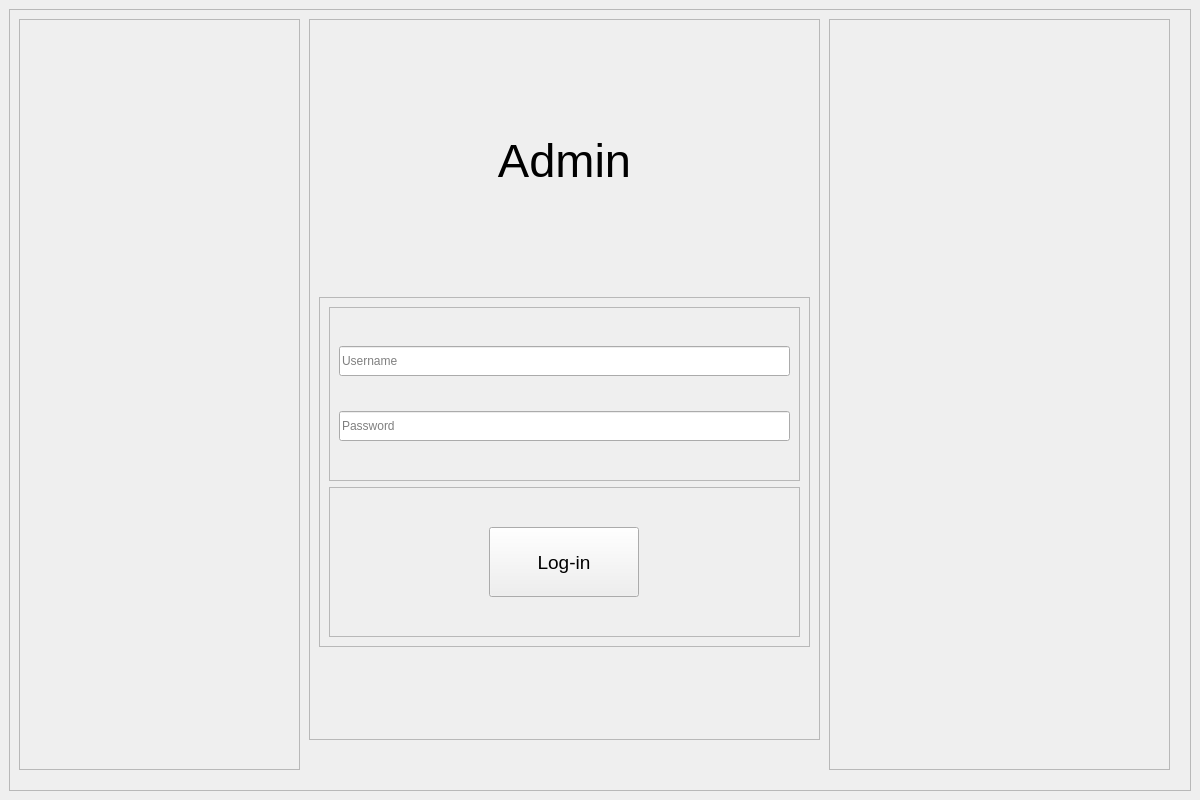
<?xml version="1.0" encoding="UTF-8"?>
<ui version="4.0">
 <class>Main</class>
 <widget class="QMainWindow" name="Main">
  <property name="geometry">
   <rect>
    <x>0</x>
    <y>0</y>
    <width>1200</width>
    <height>800</height>
   </rect>
  </property>
  <property name="minimumSize">
   <size>
    <width>1200</width>
    <height>800</height>
   </size>
  </property>
  <property name="maximumSize">
   <size>
    <width>1200</width>
    <height>800</height>
   </size>
  </property>
  <property name="windowTitle">
   <string>MainWindow</string>
  </property>
  <widget class="QWidget" name="centralwidget">
   <layout class="QHBoxLayout" name="horizontalLayout">
    <item>
     <widget class="QFrame" name="frame">
      <property name="frameShape">
       <enum>QFrame::StyledPanel</enum>
      </property>
      <property name="frameShadow">
       <enum>QFrame::Raised</enum>
      </property>
      <widget class="QFrame" name="frame_2">
       <property name="geometry">
        <rect>
         <x>10</x>
         <y>10</y>
         <width>281</width>
         <height>751</height>
        </rect>
       </property>
       <property name="frameShape">
        <enum>QFrame::StyledPanel</enum>
       </property>
       <property name="frameShadow">
        <enum>QFrame::Raised</enum>
       </property>
      </widget>
      <widget class="QFrame" name="frame_3">
       <property name="geometry">
        <rect>
         <x>820</x>
         <y>10</y>
         <width>341</width>
         <height>751</height>
        </rect>
       </property>
       <property name="frameShape">
        <enum>QFrame::StyledPanel</enum>
       </property>
       <property name="frameShadow">
        <enum>QFrame::Raised</enum>
       </property>
      </widget>
      <widget class="QFrame" name="frame_4">
       <property name="geometry">
        <rect>
         <x>300</x>
         <y>10</y>
         <width>511</width>
         <height>721</height>
        </rect>
       </property>
       <property name="frameShape">
        <enum>QFrame::StyledPanel</enum>
       </property>
       <property name="frameShadow">
        <enum>QFrame::Raised</enum>
       </property>
       <layout class="QVBoxLayout" name="verticalLayout_2">
        <item>
         <widget class="QLabel" name="label">
          <property name="maximumSize">
           <size>
            <width>16777215</width>
            <height>100</height>
           </size>
          </property>
          <property name="font">
           <font>
            <pointsize>35</pointsize>
           </font>
          </property>
          <property name="text">
           <string>Admin</string>
          </property>
          <property name="alignment">
           <set>Qt::AlignCenter</set>
          </property>
         </widget>
        </item>
        <item>
         <widget class="QFrame" name="frame_5">
          <property name="maximumSize">
           <size>
            <width>16777215</width>
            <height>350</height>
           </size>
          </property>
          <property name="frameShape">
           <enum>QFrame::StyledPanel</enum>
          </property>
          <property name="frameShadow">
           <enum>QFrame::Raised</enum>
          </property>
          <layout class="QVBoxLayout" name="verticalLayout">
           <item>
            <widget class="QFrame" name="frame_6">
             <property name="maximumSize">
              <size>
               <width>16777215</width>
               <height>250</height>
              </size>
             </property>
             <property name="frameShape">
              <enum>QFrame::StyledPanel</enum>
             </property>
             <property name="frameShadow">
              <enum>QFrame::Raised</enum>
             </property>
             <layout class="QVBoxLayout" name="verticalLayout_3">
              <item>
               <widget class="QLineEdit" name="username_input">
                <property name="maximumSize">
                 <size>
                  <width>16777215</width>
                  <height>30</height>
                 </size>
                </property>
                <property name="placeholderText">
                 <string>Username</string>
                </property>
               </widget>
              </item>
              <item>
               <widget class="QLineEdit" name="password_input">
                <property name="maximumSize">
                 <size>
                  <width>16777215</width>
                  <height>30</height>
                 </size>
                </property>
                <property name="echoMode">
                 <enum>QLineEdit::Password</enum>
                </property>
                <property name="placeholderText">
                 <string>Password</string>
                </property>
               </widget>
              </item>
             </layout>
            </widget>
           </item>
           <item>
            <widget class="QFrame" name="frame_7">
             <property name="maximumSize">
              <size>
               <width>16777215</width>
               <height>150</height>
              </size>
             </property>
             <property name="frameShape">
              <enum>QFrame::StyledPanel</enum>
             </property>
             <property name="frameShadow">
              <enum>QFrame::Raised</enum>
             </property>
             <layout class="QHBoxLayout" name="horizontalLayout_2">
              <item>
               <widget class="QPushButton" name="loginButton">
                <property name="maximumSize">
                 <size>
                  <width>150</width>
                  <height>70</height>
                 </size>
                </property>
                <property name="font">
                 <font>
                  <pointsize>14</pointsize>
                 </font>
                </property>
                <property name="text">
                 <string>Log-in</string>
                </property>
               </widget>
              </item>
             </layout>
            </widget>
           </item>
          </layout>
         </widget>
        </item>
       </layout>
      </widget>
     </widget>
    </item>
   </layout>
  </widget>
 </widget>
 <resources/>
 <connections/>
</ui>
